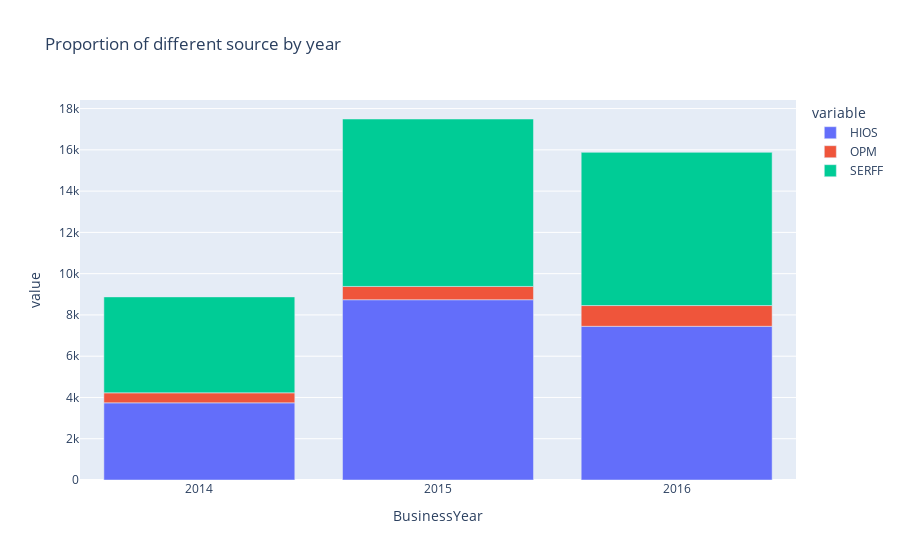

The code cell stored with this chart in its notebook:
### Code cell
import plotly.express as px

df = service.groupBy('BusinessYear').pivot("SourceName").count().toPandas()

df = df = df.sort_values(by=['BusinessYear'], ascending=True) 
fig = px.bar(df, x='BusinessYear', y=['HIOS', 'OPM','SERFF'], 
             title='Proportion of different cover source by buisiness year')
fig.show()

### Figure 1 — Plotly figure (JSON) as saved in the notebook; plotly's stock layout.template omitted (floating-point values rounded to 4 significant figures)
{"data": [{"alignmentgroup": "True", "hovertemplate": "variable=HIOS<br>BusinessYear=%{x}<br>value=%{y}<extra></extra>", "legendgroup": "HIOS", "marker": {"color": "#636efa", "pattern": {"shape": ""}}, "name": "HIOS", "offsetgroup": "HIOS", "orientation": "v", "showlegend": true, "textposition": "auto", "type": "bar", "x": ["2014", "2015", "2016"], "xaxis": "x", "y": [3740, 8737, 7448], "yaxis": "y"}, {"alignmentgroup": "True", "hovertemplate": "variable=OPM<br>BusinessYear=%{x}<br>value=%{y}<extra></extra>", "legendgroup": "OPM", "marker": {"color": "#EF553B", "pattern": {"shape": ""}}, "name": "OPM", "offsetgroup": "OPM", "orientation": "v", "showlegend": true, "textposition": "auto", "type": "bar", "x": ["2014", "2015", "2016"], "xaxis": "x", "y": [485, 643, 1006], "yaxis": "y"}, {"alignmentgroup": "True", "hovertemplate": "variable=SERFF<br>BusinessYear=%{x}<br>value=%{y}<extra></extra>", "legendgroup": "SERFF", "marker": {"color": "#00cc96", "pattern": {"shape": ""}}, "name": "SERFF", "offsetgroup": "SERFF", "orientation": "v", "showlegend": true, "textposition": "auto", "type": "bar", "x": ["2014", "2015", "2016"], "xaxis": "x", "y": [4649, 8115, 7424], "yaxis": "y"}], "layout": {"barmode": "relative", "legend": {"title": {"text": "variable"}, "tracegroupgap": 0}, "title": {"text": "Proportion of different source by year"}, "xaxis": {"anchor": "y", "domain": [0, 1], "title": {"text": "BusinessYear"}}, "yaxis": {"anchor": "x", "domain": [0, 1], "title": {"text": "value"}}}}
